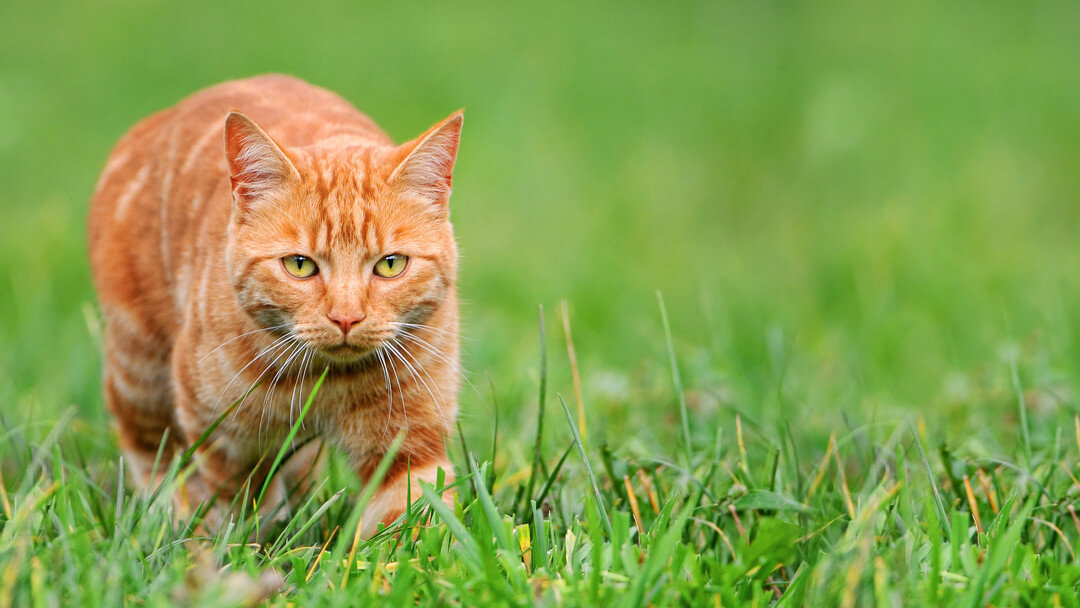
#> input picture cat.jpg, 1080 x 608 px
$ jupyter execute image-segmentation-with-kmeans.ipynb
#> lines starting #> are read from the running program, lines starting #| are printed output that depends on the picture
[cell 1]
import matplotlib.pyplot as plt
import matplotlib as mpl
from sklearn.cluster import KMeans

[cell 2]
image = mpl.image.imread("cat.jpg")
#> image is the input picture: shape (608, 1080, 3); mean R, G, B 134.3, 159.5, 77.5

[cell 3]
plt.imshow(image)

[cell 4]
image.shape
#> Out = (608, 1080, 3)

[cell 5]
X = image.reshape(-1, 3)
X.shape
#> Out = (656640, 3)

[cell 6]
kmeans = KMeans(n_clusters = 10, n_init = 10)

[cell 7]
kmeans.fit(X)

[cell 8]
segmented_im = kmeans.cluster_centers_[kmeans.labels_]
segmented_im = segmented_im.reshape(image.shape)

[cell 9]
plt.imshow(segmented_im / 255)
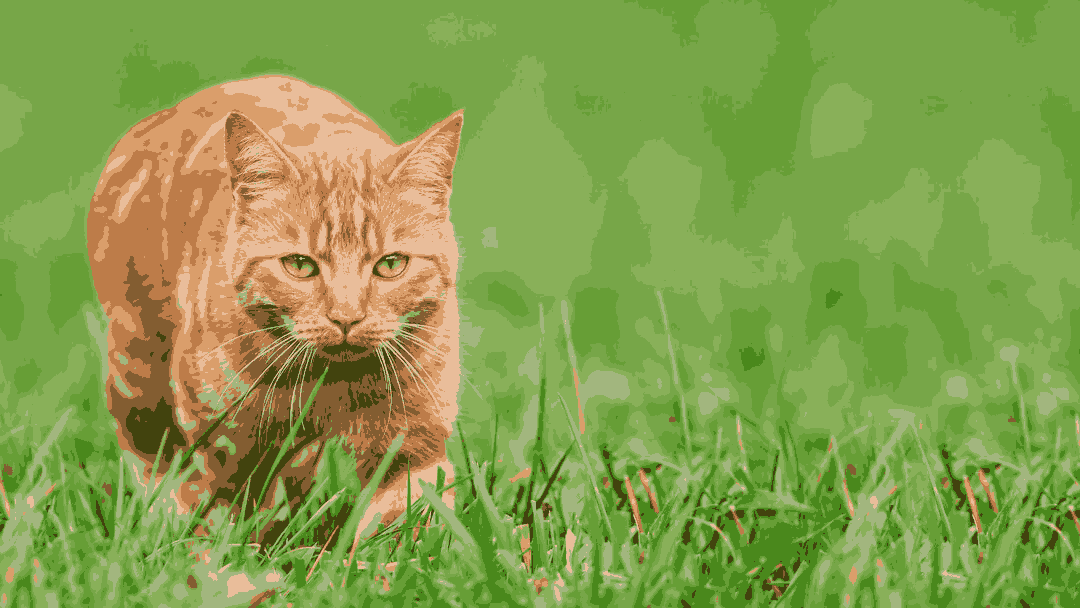
#> shown: shape (608, 1080, 3) float64; mean R, G, B 0.527, 0.626, 0.304

[cell 10]
import cv2

cv2.imwrite("imag2.png", cv2.cvtColor(segmented_im.astype("uint8"), cv2.COLOR_BGR2RGB))
#> Out = True
